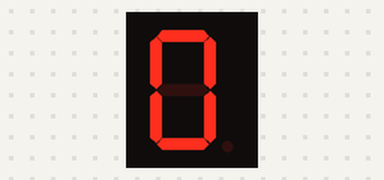
Simulated run of this sketch. Board: Arduino Uno, built with avr-gcc and run on an emulated ATmega328P. On the bench: 1-digit seven-segment display. Wiring (inferred from the names in the program): 1-digit 7-segment display, segments lit when HIGH: segments pin 2, pin 3, pin 4, pin 5, pin 6, pin 7, pin 8, pin 9. The segment pins are drawn as the display they are named for.

Above: at 0.1 s.
At 1.1 s:
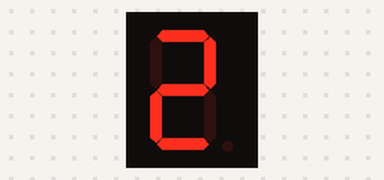
At 2.6 s:
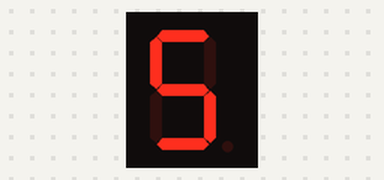
At 5.1 s:
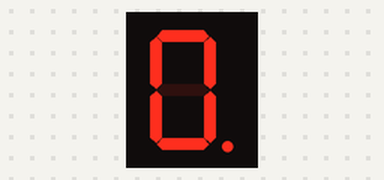
At 7.6 s:
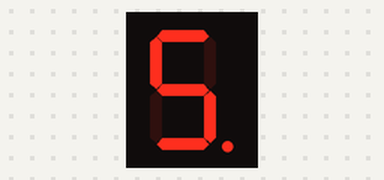
At 10.6 s:
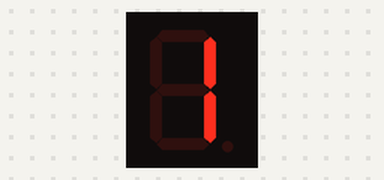

The sketch:

L4_2.ino
```cpp
// cycle through all the digits

const int pinA = 2;
const int pinB = 3;
const int pinC = 4;
const int pinD = 5;
const int pinE = 6;
const int pinF = 7;
const int pinG = 8;
const int pinDP = 9;

const int segSize = 8;
bool dpState = LOW;
bool state = HIGH;

int segments[segSize]={pinA, pinB, pinC, pinD, pinE, pinF, pinG, pinDP};

int index = 0;

const int noOfDigits = 10;
//matrix
bool digitMatrix [noOfDigits][segSize-1]={
  {1, 1, 1, 1, 1, 1, 0}, // 0
  {0, 1, 1, 0, 0, 0, 0}, // 1
  {1, 1, 0, 1, 1, 0, 1}, // 2
  {1, 1, 1, 1, 0, 0, 1}, // 3
  {0, 1, 1, 0, 0, 1, 1}, // 4
  {1, 0, 1, 1, 0, 1, 1}, // 5
  {1, 0, 1, 1, 1, 1, 1}, // 6
  {1, 1, 1, 0, 0, 0, 0}, // 7
  {1, 1, 1, 1, 1, 1, 1}, // 8
  {1, 1, 1, 1, 0, 1, 1}  // 9
};

void displayNumber (byte digit, bool decimalPoint){
  for (int i = 0; i < segSize - 1; i++){
    digitalWrite(segments[i], digitMatrix[digit][i]);
  }

  digitalWrite(pinDP, decimalPoint);
}
void setup() {
  for (int i = 0; i< segSize ; i++){
    pinMode(segments[i], OUTPUT);
  }
}

void loop() {
  displayNumber(index, dpState);

  index ++;
  if(index >9){
    index = 0;
    dpState = !dpState;
  }

  delay(500);

}
```

Measured:
- by itself, everything shown: repeats every 10.0 s, in 20 steps
- what the display in image 1 shows lasts 0.5 s, from 1.0 s to 1.5 s
